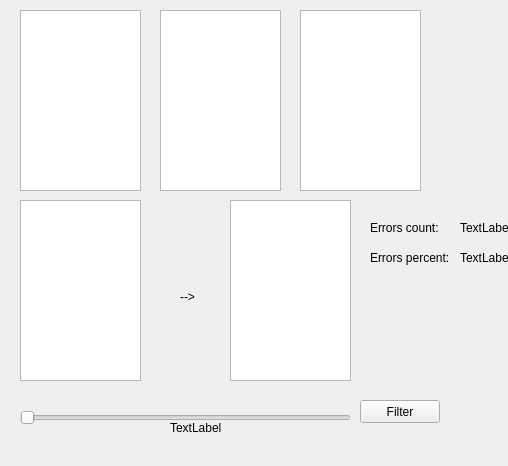
<?xml version="1.0" encoding="UTF-8"?>
<ui version="4.0">
 <class>MainWindow</class>
 <widget class="QMainWindow" name="MainWindow">
  <property name="geometry">
   <rect>
    <x>0</x>
    <y>0</y>
    <width>508</width>
    <height>466</height>
   </rect>
  </property>
  <property name="windowTitle">
   <string>MainWindow</string>
  </property>
  <widget class="QWidget" name="centralWidget">
   <widget class="QPushButton" name="filterBtn">
    <property name="geometry">
     <rect>
      <x>360</x>
      <y>400</y>
      <width>80</width>
      <height>23</height>
     </rect>
    </property>
    <property name="text">
     <string>Filter</string>
    </property>
   </widget>
   <widget class="QGraphicsView" name="sImage">
    <property name="geometry">
     <rect>
      <x>20</x>
      <y>10</y>
      <width>121</width>
      <height>181</height>
     </rect>
    </property>
   </widget>
   <widget class="QGraphicsView" name="nImage">
    <property name="geometry">
     <rect>
      <x>160</x>
      <y>10</y>
      <width>121</width>
      <height>181</height>
     </rect>
    </property>
   </widget>
   <widget class="QGraphicsView" name="pImage">
    <property name="geometry">
     <rect>
      <x>300</x>
      <y>10</y>
      <width>121</width>
      <height>181</height>
     </rect>
    </property>
   </widget>
   <widget class="QGraphicsView" name="selectedImage">
    <property name="geometry">
     <rect>
      <x>20</x>
      <y>200</y>
      <width>121</width>
      <height>181</height>
     </rect>
    </property>
   </widget>
   <widget class="QGraphicsView" name="filteredImage">
    <property name="geometry">
     <rect>
      <x>230</x>
      <y>200</y>
      <width>121</width>
      <height>181</height>
     </rect>
    </property>
   </widget>
   <widget class="QLabel" name="label">
    <property name="geometry">
     <rect>
      <x>160</x>
      <y>290</y>
      <width>55</width>
      <height>15</height>
     </rect>
    </property>
    <property name="text">
     <string>&lt;html&gt;&lt;head/&gt;&lt;body&gt;&lt;p align=&quot;center&quot;&gt;--&amp;gt;&lt;/p&gt;&lt;/body&gt;&lt;/html&gt;</string>
    </property>
    <property name="textFormat">
     <enum>Qt::RichText</enum>
    </property>
   </widget>
   <widget class="QSlider" name="noiseSlider">
    <property name="geometry">
     <rect>
      <x>20</x>
      <y>410</y>
      <width>331</width>
      <height>16</height>
     </rect>
    </property>
    <property name="maximum">
     <number>100</number>
    </property>
    <property name="orientation">
     <enum>Qt::Horizontal</enum>
    </property>
   </widget>
   <widget class="QLabel" name="noiseLabel">
    <property name="geometry">
     <rect>
      <x>170</x>
      <y>420</y>
      <width>55</width>
      <height>15</height>
     </rect>
    </property>
    <property name="text">
     <string>TextLabel</string>
    </property>
   </widget>
   <widget class="QLabel" name="errLabel">
    <property name="geometry">
     <rect>
      <x>370</x>
      <y>220</y>
      <width>81</width>
      <height>16</height>
     </rect>
    </property>
    <property name="text">
     <string>Errors count: </string>
    </property>
   </widget>
   <widget class="QLabel" name="errPLabel">
    <property name="geometry">
     <rect>
      <x>370</x>
      <y>250</y>
      <width>91</width>
      <height>16</height>
     </rect>
    </property>
    <property name="text">
     <string>Errors percent:</string>
    </property>
   </widget>
   <widget class="QLabel" name="errCountLable">
    <property name="geometry">
     <rect>
      <x>460</x>
      <y>220</y>
      <width>55</width>
      <height>15</height>
     </rect>
    </property>
    <property name="text">
     <string>TextLabel</string>
    </property>
   </widget>
   <widget class="QLabel" name="errorPTextLabel">
    <property name="geometry">
     <rect>
      <x>460</x>
      <y>250</y>
      <width>55</width>
      <height>15</height>
     </rect>
    </property>
    <property name="text">
     <string>TextLabel</string>
    </property>
   </widget>
  </widget>
  <widget class="QMenuBar" name="menuBar">
   <property name="geometry">
    <rect>
     <x>0</x>
     <y>0</y>
     <width>508</width>
     <height>20</height>
    </rect>
   </property>
  </widget>
 </widget>
 <layoutdefault spacing="6" margin="11"/>
 <resources/>
 <connections/>
</ui>
